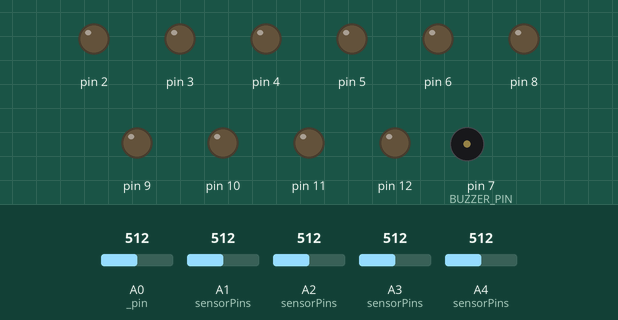
The sketch below on a simulated Arduino Uno, built with avr-gcc and run on an emulated ATmega328P. Shown: output pins drawn as LEDs (lit = HIGH), buzzer (waves = sounding, pin HIGH). Inputs (shaded band) come from the test bench; at power-on: A0 (_pin) = 512, A1 (sensorPins) = 512, A2 (sensorPins) = 512, A3 (sensorPins) = 512, A4 (sensorPins) = 512. What the sketch prints to the serial monitor is not drawn.

Above: at 0.2 s.
At 5.05 s:
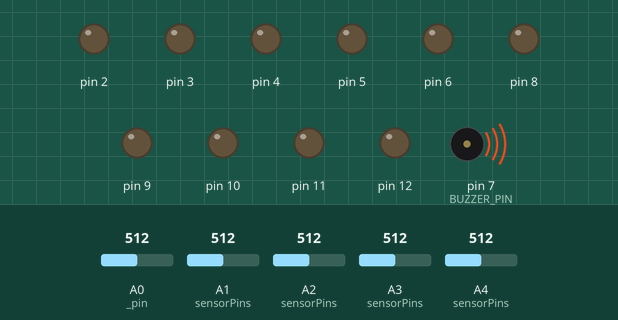
At 5.4 s:
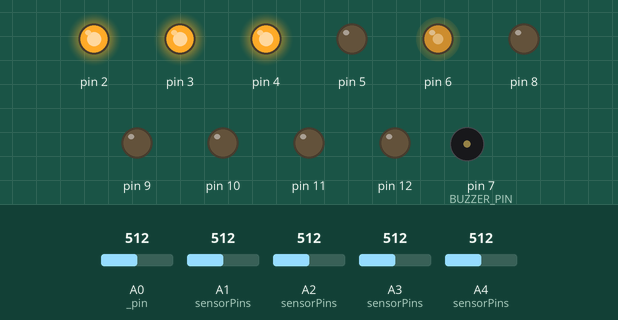
Timing chart, 0 to 6.9 s (numbered marks = the images above):
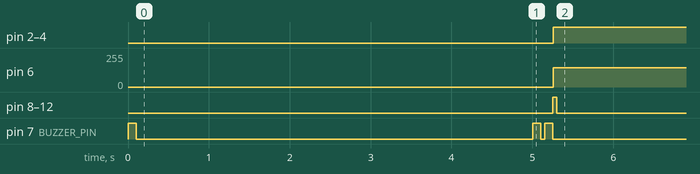

The sketch:

LineFollower.ino
```cpp
#include <EEPROM.h>
#include "MotorPair.h"
#include "SensorArray.h"
#include "PidController.h"
#include "Led.h"

#define SENSORS_COUNT 5
#define SENSOR_RIGHT_END A0
#define SENSOR_RIGHT A1
#define SENSOR_CENTER A2
#define SENSOR_LEFT A3
#define SENSOR_LEFT_END A4
#define S_INDEX_LE 0
#define S_INDEX_L 1
#define S_INDEX_C 2
#define S_INDEX_R 3
#define S_INDEX_RE 4
#define BUZZER_PIN 7

#define CALIBRATING 0
#define FOLLOWING_LINE 1
#define TURNING_L 2
#define TURNING_R 3
#define ROTATING_L 5
#define ROTATING_R 6
#define STANDBY 6
#define DEFAULT_THRESHOLD 0.5

Led* leds[5];
PidController* pidControl;
MotorPair* motors;
int lastFrameTime;
float stateTime = 5;
byte state = CALIBRATING;
byte sensorPins[SENSORS_COUNT] = { SENSOR_LEFT_END, SENSOR_LEFT, SENSOR_CENTER, SENSOR_RIGHT, SENSOR_RIGHT_END };
LdrSensor* sensors[SENSORS_COUNT];
float threshold[SENSORS_COUNT] = { DEFAULT_THRESHOLD, DEFAULT_THRESHOLD, DEFAULT_THRESHOLD, DEFAULT_THRESHOLD, DEFAULT_THRESHOLD }; //{ 0.88, 0.73, 0.68, 0.52, 0.3 };
bool currentSensorValues[SENSORS_COUNT] = { false, false, true, false, false };
bool lastSensorValues[SENSORS_COUNT] = { false, false, true, false, false };
bool programStarts = true;
float spd = 1;

void setup()
{
    pidControl = new PidController(16, 1, 32); //(18, 0, 62);
    motors = new MotorPair(1, 2, 3, 4, 5, 6, true);
    motors->setBalance(-0.95);

    for (int i = 0; i < 5; i++)
    {
        leds[i] = new Led(8 + i);
    }

    for (int i = 0; i < SENSORS_COUNT; i++)
    {
        sensors[i] = new LdrSensor(sensorPins[i]);
    }

    pinMode(BUZZER_PIN, OUTPUT);

    lastFrameTime = millis();

    Serial.begin(9600);
}

void loop()
{
    auto currentFrameTime = millis();
    auto delta = float(currentFrameTime - lastFrameTime) / 1000;
    stateTime -= delta;

    if (state != CALIBRATING)
    {
        readSensors();
    }

    switch (state)
    {
        case CALIBRATING: calibrating(); break;
        case FOLLOWING_LINE: followingLine(); break;
        case TURNING_L: turningLeft(); break;
        case TURNING_R: turningRight(); break;
        case ROTATING_L: rotatingLeft(); break;
        case ROTATING_R: rotatingRight(); break;
        default: break;
    }

    for (auto i = 0; i < SENSORS_COUNT; i++)
    {
        lastSensorValues[i] = currentSensorValues[i];
    }

    lastFrameTime = currentFrameTime;
}

void calibrating()
{
    if (programStarts)
    {
        Serial.println("Starting calibration...");
        digitalWrite(BUZZER_PIN, HIGH);
        delay(100);
        digitalWrite(BUZZER_PIN, LOW);
        programStarts = false;
    }

    for (auto i = 0; i < SENSORS_COUNT; i++)
    {
        sensors[i]->calibrate();
    }

    if (stateTime <= 0)
    {
        Serial.println("End of calibration!");
        digitalWrite(BUZZER_PIN, HIGH);
        delay(100);
        digitalWrite(BUZZER_PIN, LOW);
        delay(50);
        digitalWrite(BUZZER_PIN, HIGH);
        delay(100);
        digitalWrite(BUZZER_PIN, LOW);

        auto minRange = 0;

        for (int i = 0; i < SENSORS_COUNT; i++)
        {
            auto calibration = sensors[i]->getCalibration();
            auto range = calibration->getRange();

            if (range < minRange)
            {
                minRange = range;
            }
        }

        for (auto s : sensors)
        {
            auto calibration = s->getCalibration();
            auto median = calibration->getNormalizedValue(0.5f);
            auto max = median + int(float(minRange) / 2);
            auto min = median - int(float(minRange) / 2);

            calibration->setMax(max);
            calibration->setMin(min);
        }

        state = FOLLOWING_LINE;
    }
}

void readSensors()
{
    for (auto i = 0; i < SENSORS_COUNT; i++)
    {
        sensors[i]->update();

        auto value = sensors[i]->getNormalizedValue();
        currentSensorValues[i] = value <= threshold[i];

        //Serial.print(currentSensorValues[i] ? "1" : "0");
        //Serial.print(" (");
        Serial.print(value*1000);
        Serial.print(" ");

        //Serial.print(")\t");

        if (currentSensorValues[i])
        {
            leds[i]->turnOn();
        }
        else
        {
            leds[i]->turnOff();
        }
    }

    Serial.println();
}

void standby()
{
    readSensors();
}

void followingLine()
{
    //detect 90º turns
    //detect acute turns
    //detect crossroad

    if (checkCurrentSensors(0, 0, 1, 1, 1)
        || checkCurrentSensors(0, 1, 1, 1, 1))
    {
        stateTime = 0.125;
        state = ROTATING_R;
    }
    else if (checkCurrentSensors(1, 1, 1, 0, 0)
             || checkCurrentSensors(1, 1, 1, 1, 0))
    {
        stateTime = 0.125;
        state = ROTATING_L;
    }
    else
    {
        auto error = calculateError() / cos(degToRad(55));
        auto pid = pidControl->calculatePid(error);

        motors->setDirection(pid);
        motors->updateMovement();
    }
}

void turningLeft()
{
    if (checkCurrentSensors(0, 0, 1, 0, 0)
        || checkCurrentSensors(0, 0, 0, 1, 0)
        || checkCurrentSensors(0, 1, 0, 0, 0))
    {
        state = FOLLOWING_LINE;
        return;
    }

    motors->turnLeft(spd);
    motors->updateMovement();
}

void turningRight()
{
    if (checkCurrentSensors(0, 0, 1, 0, 0)
        || checkCurrentSensors(0, 0, 0, 1, 0)
        || checkCurrentSensors(0, 1, 0, 0, 0))
    {
        state = FOLLOWING_LINE;
        return;
    }

    motors->turnRight(spd);
    motors->updateMovement();
}

void rotatingLeft()
{
    if (stateTime > 0)
    {
        motors->forward();
    }
    else
    {
        if (currentSensorValues[S_INDEX_L]
            || currentSensorValues[S_INDEX_C]
            || currentSensorValues[S_INDEX_R])
        {
            state = FOLLOWING_LINE;
            return;
        }

        motors->rotateLeft(0.5);
        motors->updateMovement();
    }
}


void rotatingRight()
{
    if (stateTime > 0)
    {
        motors->forward();
    }
    else
    {
        if (currentSensorValues[S_INDEX_L]
            || currentSensorValues[S_INDEX_C]
            || currentSensorValues[S_INDEX_R])
        {
            state = FOLLOWING_LINE;
            return;
        }

        motors->rotateRight(0.5);
        motors->updateMovement();
    }
}

bool checkCurrentSensors(const int& leftEnd, const int& left, const int& center, const int& right, const int& rightEnd)
{
    return currentSensorValues[S_INDEX_LE] == bool(leftEnd)
           && currentSensorValues[S_INDEX_L] == bool(left)
           && currentSensorValues[S_INDEX_C] == bool(center)
           && currentSensorValues[S_INDEX_R] == bool(right)
           && currentSensorValues[S_INDEX_RE] == bool(rightEnd);
}

bool checkLastSensors(const int& leftEnd, const int& left, const int& center, const int& right, const int& rightEnd)
{
    return lastSensorValues[S_INDEX_LE] == bool(leftEnd)
           && lastSensorValues[S_INDEX_L] == bool(left)
           && lastSensorValues[S_INDEX_C] == bool(center)
           && lastSensorValues[S_INDEX_R] == bool(right)
           && lastSensorValues[S_INDEX_RE] == bool(rightEnd);
}

float calculateError()
{
    if (checkCurrentSensors(0, 0, 1, 0, 0))
    {
        return 0;
    }
    else if (checkCurrentSensors(0, 0, 1, 1, 0))
    {
        return cos(degToRad(82.5));
    }
    else if (checkCurrentSensors(0, 0, 0, 1, 0))
    {
        return cos(degToRad(75));
    }
    else if (checkCurrentSensors(0, 0, 0, 1, 1))
    {
        return cos(degToRad(65));
    }
    else if (checkCurrentSensors(0, 0, 0, 0, 1))
    {
        return cos(degToRad(55));
    }
    else if (checkCurrentSensors(0, 1, 1, 0, 0))
    {
        return cos(degToRad(97.5));
    }
    else if (checkCurrentSensors(0, 1, 0, 0, 0))
    {
        return cos(degToRad(105));
    }
    else if (checkCurrentSensors(1, 1, 0, 0, 0))
    {
        return cos(degToRad(115));
    }
    else if (checkCurrentSensors(1, 0, 0, 0, 0))
    {
        return cos(degToRad(125));
    }
}

float degToRad(const float& deg)
{
    return deg * PI / 180;
}
```

Calibration.h
```cpp
#ifndef CALIBRATION_H
#define CALIBRATION_H

class Calibration
{
public:
    Calibration()
    {
        reset();
    }

    ~Calibration() {}

    int getMin() const
    {
        return _min;
    }

    int getMax() const
    {
        return _max;
    }

    int getRange() const
    {
        return _max - _min;
    }

    int getNormalizedValue(const float& percentage) const
    {
        return _min + trunc((float)getRange() * percentage);
    }

    void setMin(const int& value)
    {
        _min = value;
    }

    void setMax(const int& value)
    {
        _max = value;
    }

    void calibrate(const int& value)
    {
        if (value < _min)
        {
            _min = value;
        }

        if (value > _max)
        {
            _max = value;
        }
    }

    void reset()
    {
        _min = 1023;
        _max = 0;
    }

private:
    int _min;
    int _max;
};

#endif
```

ElectronicComponent.h
```cpp
#ifndef ELECTRONIC_COMPONENT_H
#define ELECTRONIC_COMPONENT_H

class ElectronicComponent
{
public:
    ElectronicComponent(const byte& pin, const byte& mode)
    {
        _pin = pin;
        pinMode(getPin(), mode);
    }

    byte getPin() const
    {
        return _pin;
    }

private:
    byte _pin;
};

#endif
```

LdrSensor.h
```cpp
#ifndef LDR_SENSOR_H
#define LDR_SENSOR_H

#include "Calibration.h"

#define SENSOR_VALUES_COUNT 5

class LdrSensor
{
public:
    LdrSensor(const byte& pin)
    {
        _pin = pin;
        _calibration = new Calibration();
        _previousValues = new int[SENSOR_VALUES_COUNT];
        _smoothedValue = 0;

        for (int i = 0; i < SENSOR_VALUES_COUNT; i++)
        {
            _previousValues[i] = 0;
        }

        pinMode(_pin, INPUT);
    }

    ~LdrSensor()
    {
        delete _calibration;
        _calibration = NULL;
    }

    void update()
    {
        auto value = analogRead(_pin);

        for (int i = SENSOR_VALUES_COUNT - 1; i > 0; i--)
        {
            _previousValues[i] = _previousValues[i - 1];
        }

        _previousValues[0] = value;
        _smoothedValue = wma();
    }

    int getRawValue() const
    {
        return analogRead(_pin);
    }

    int getSmoothedValue() const
    {
        return _smoothedValue;
    }

    Calibration* getCalibration() const
    {
        return _calibration;
    }

    float getNormalizedValue() const
    {
        auto value = _smoothedValue;
        auto normalizedValue = float(value - _calibration->getMin()) / _calibration->getRange();

        return constrain(normalizedValue, 0, 1);
    }

    void calibrate()
    {
        auto rawValue = getRawValue();
        _calibration->calibrate(rawValue);
    }

private:
    int wma()
    {
        const int quo = (SENSOR_VALUES_COUNT + 1) * SENSOR_VALUES_COUNT / 2;
        float sum = 0;

        for (int i = 0; i < SENSOR_VALUES_COUNT; i++)
        {
            sum += _previousValues[i] * (SENSOR_VALUES_COUNT - i);
        }

        return sum / quo;
    }

private:
    byte _pin;
    Calibration* _calibration;
    int* _previousValues;
    int _smoothedValue;
};

#endif
```

Led.h
```cpp
#ifndef LED_H
#define LED_H

#include "ElectronicComponent.h"

class Led : public ElectronicComponent
{
public:
    Led(const byte& pin) : ElectronicComponent(pin, OUTPUT)
    {

    }

    bool isOn()
    {
        return bool(digitalRead(getPin()));
    }

    void toggle()
    {
        if (isOn())
        {
            turnOff();
        }
        else
        {
            turnOn();
        }
    }

    void turnOn()
    {
        digitalWrite(getPin(), HIGH);
    }

    void turnOff()
    {
        digitalWrite(getPin(), LOW);
    }
};

#endif
```

Motor.h
```cpp
#ifndef MOTOR_H
#define MOTOR_H

#define MIN_RAW_SPEED 138 //115
#define MAX_RAW_SPEED 255
#define RAW_SPEED_RANGE (MAX_RAW_SPEED - MIN_RAW_SPEED)

class Motor
{
public:
    Motor(const byte& pinIn1, const byte& pinIn2, const byte& pinEnable, const bool& invertedPins = false)
    {
        _pinIn1 = pinIn1;
        _pinIn2 = pinIn2;
        _pinEnable = pinEnable;
        _speed = 0;
        _invertedPins = invertedPins;

        pinMode(_pinIn1, OUTPUT);
        pinMode(_pinIn2, OUTPUT);
        pinMode(_pinEnable, OUTPUT);
    }

    ~Motor() {}

    float getSpeed() const
    {
        return _speed;
    }

    bool isInverted() const
    {
        return _invertedPins;
    }

    void setSpeed(const float& speed)
    {
        _speed = constrain(speed, -1, 1);
    }

    void setInverted(const bool& inverted)
    {
        _invertedPins = inverted;
    }

    void updateMovement()
    {
        auto pinA = !_invertedPins ? _pinIn1 : _pinIn2;
        auto pinB = !_invertedPins ? _pinIn2 : _pinIn1;

        if (_speed > 0)
        {
            digitalWrite(pinA, HIGH);
            digitalWrite(pinB, LOW);
        }
        else if (_speed < 0)
        {
            digitalWrite(pinA, LOW);
            digitalWrite(pinB, HIGH);
        }
        else
        {
            digitalWrite(pinA, LOW);
            digitalWrite(pinB, LOW);
        }

        auto absoluteSpeed = abs(_speed);
        auto realSpeed = MIN_RAW_SPEED + trunc(absoluteSpeed * RAW_SPEED_RANGE);

        analogWrite(_pinEnable, realSpeed);
    }

private:
    byte _pinIn1;
    byte _pinIn2;
    byte _pinEnable;
    float _speed;
    bool _invertedPins;
};

#endif
```

MotorPair.h
```cpp
#ifndef MOTOR_PAIR_H
#define MOTOR_PAIR_H

#include "Motor.h"

class MotorPair
{
public:
    MotorPair(const byte& rightPinIn1, const byte& rightPinIn2, const byte& rightPinEnable,
               const byte& leftPinIn1, const byte& leftPinIn2, const byte& leftPinEnable,
               const bool& rightInverted = false, const bool& leftInverted = false)
    {
        _rightMotor = new Motor(rightPinIn1, rightPinIn2, rightPinEnable, rightInverted);
        _leftMotor = new Motor(leftPinIn1, leftPinIn2, leftPinEnable, leftInverted);
        _balance = 0;
    }

    ~MotorPair()
    {
        delete _rightMotor;
        _rightMotor = NULL;

        delete _leftMotor;
        _leftMotor = NULL;
    }

    const Motor* getLeftMotor() const
    {
        return _leftMotor;
    }

    const Motor* getRightMotor() const
    {
        return _rightMotor;
    }

    float getBalance() const
    {
        return _balance;
    }

    void setBalance(const float& balance)
    {
        _balance = constrain(balance, -1, 1);
    }

    void forward(const float& speed = 1)
    {
        auto constrainedSpeed = constrainSpeed(speed);

        _leftMotor->setSpeed(constrainedSpeed * getLeftBalance());
        _rightMotor->setSpeed(constrainedSpeed * getRightBalance());
    }

    void backward(const float& speed = 1)
    {
        auto constrainedSpeed = constrainSpeed(speed);

        _leftMotor->setSpeed(-constrainedSpeed * getLeftBalance());
        _rightMotor->setSpeed(-constrainedSpeed * getRightBalance());
    }

    void turnLeft(const float& speed = 1)
    {
        auto constrainedSpeed = constrainSpeed(speed);

        _leftMotor->setSpeed(0);
        _rightMotor->setSpeed(constrainedSpeed * getRightBalance());
    }

    void turnRight(const float& speed = 1)
    {
        auto constrainedSpeed = constrainSpeed(speed);

        _leftMotor->setSpeed(constrainedSpeed * getLeftBalance());
        _rightMotor->setSpeed(0);
    }

    void rotateLeft(const float& speed = 1)
    {
        auto constrainedSpeed = constrainSpeed(speed);

        _leftMotor->setSpeed(-constrainedSpeed * getLeftBalance());
        _rightMotor->setSpeed(constrainedSpeed * getRightBalance());
    }

    void rotateRight(const float& speed = 1)
    {
        auto constrainedSpeed = constrainSpeed(speed);

        _leftMotor->setSpeed(constrainedSpeed * getLeftBalance());
        _rightMotor->setSpeed(-constrainedSpeed * getRightBalance());
    }

    void stop()
    {
        _leftMotor->setSpeed(0);
        _rightMotor->setSpeed(0);
    }

    void setDirection(const float& direction)
    {
        auto spdL = direction < 0 ? 1 + direction : 1;
        auto spdR = direction > 0 ? 1 - direction : 1;

        spdL = constrain(spdL, 0, 1);
        spdR = constrain(spdR, 0, 1);

        setIndependentSpeed(spdL, spdR);
    }

    void setIndependentSpeed(const float& leftSpeed = 1, const float& rightSpeed = 1)
    {
        auto constrainedSpeedL = constrainSpeed(leftSpeed);
        auto constrainedSpeedR = constrainSpeed(rightSpeed);

        _leftMotor->setSpeed(constrainedSpeedL * getLeftBalance());
        _rightMotor->setSpeed(constrainedSpeedR * getRightBalance());
    }

    void updateMovement()
    {
        _rightMotor->updateMovement();
        _leftMotor->updateMovement();
    }

private:
    float constrainSpeed(const float& speed)
    {
        auto constrainedSpeed = abs(speed);
        constrainedSpeed = constrain(constrainedSpeed, 0, 1);
        return constrainedSpeed;
    }

    float getLeftBalance()
    {
        return _balance < 0 ? 1 + _balance : 1;
    }

    float getRightBalance()
    {
        return _balance > 0 ? 1 - _balance : 1;
    }

private:
    Motor* _rightMotor;
    Motor* _leftMotor;
    float _balance;
};

#endif
```

PidController.h
```cpp
#ifndef PID_CONTROLLER_H
#define PID_CONTROLLER_H

class PidController
{
public:
    PidController(const int& kp, const int& ki, const int& kd)
        : _kp(kp), _ki(ki), _kd(kd)
    {
        reset();
    }

    float calculatePid(const float& error)
    {
        _errorSum += error;

        auto proportional = error;
        auto integral = _errorSum;
        auto derivative = error - _lastError;
        auto pid = (_kp * proportional) + (_ki * integral) + (_kd * derivative);

        _lastError = error;

        return pid;
    }

    void reset()
    {
        _errorSum = 0;
        _lastError = 0;
    }

private:
    const int _kp;
    const int _ki;
    const int _kd;
    float _lastError;
    float _errorSum;
};

#endif
```

Source omitted: SensorArray.h (696 bytes)

Measured:
- by itself, pin 2–4: LOW → HIGH at 5.3 s
- by itself, pin 6: 0/255 → 143/255 at 5.3 s
- by itself, pin 8, pin 9: LOW → HIGH at 5.3 s, → LOW 0.05 s later
- by itself, pin 10–12: LOW → HIGH at 5.3 s, → LOW 0.06 s later
- by itself, pin 7 (BUZZER_PIN): goes HIGH 0.10 s, LOW 4.9 s, HIGH 0.10 s, LOW 0.05 s, HIGH 0.10 s, then LOW
